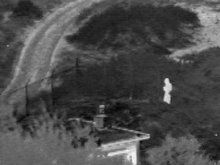
%> input picture analysis_metrics_in_paper/images/fused_nestfuse_1e2_avg_1.png, 220 x 165 px, shrunk from 360 x 270 before the run
$ octave main.m   (GNU Octave 9; MATLAB toolbox functions it lacks are replaced by stand-ins)
%> lines starting %> are read from the running program, lines starting %| are printed output that depends on the picture
### analysis_metrics_in_paper/analysis_metrics_7.m
%% seven metrics
function metrics = analysis_metrics_7(image_f,image_1,image_2)

[s1,s2] = size(image_1);
imgSeq = zeros(s1, s2, 2);
imgSeq(:, :, 1) = image_1;
imgSeq(:, :, 2) = image_2;

image1 = im2double(image_1);
image2 = im2double(image_2);
image_fused = im2double(image_f);

metrics.EN = entropy(image_fused);
metrics.SD = analysis_sd(image_fused);
metrics.MI = analysis_MI(image_1,image_2,image_f);
metrics.FMI_dct = analysis_fmi(image1,image2,image_fused,'dct');
metrics.FMI_w = analysis_fmi(image1,image2,image_fused,'wavelet');
metrics.SSIM = (ssim(image_fused,image1)+ssim(image_fused,image2))/2;
metrics.VIF = (vifvec(image1, image_fused)+vifvec(image2, image_fused))/2;


end

### analysis_metrics_in_paper/analysis_sd.m
%% SD is defined based on the statistical concept
function [sd] = analysis_sd(A)

[row,clom] = size(A);
% mean
u = sum(sum(A))/(row*clom);
sumSD = 0;
for i=1:row
    for j=1:clom
        sumSD = (A(i,j)-u)^2+sumSD;
    end
end
sd = sqrt(sumSD);
end

### analysis_metrics_in_paper/analysis_MI.m
function MI = analysis_MI(A,B,F)

% [5 lines of commented-out code are left out]

MI_A = MutualInformation(A,F);
MI_B = MutualInformation(B,F);

MI = MI_A + MI_B;

end

% by soleimani h.soleimani@ec.iut.ac.ir
%input---> im1 and im2... they should be in gray scale,[0 255], and have the same size
% [28 lines left out: function mutual_information_images, not called in this run]

% MutualInformation: returns mutual information (in bits) of the 'X' and 'Y'
% by Will Dwinnell
%
% I = MutualInformation(X,Y);
%
% I  = calculated mutual information (in bits)
% X  = variable(s) to be analyzed (column vector)
% Y  = variable to be analyzed (column vector)
%
% Note: Multiple variables may be handled jointly as columns in matrix 'X'.
% Note: Requires the 'Entropy' and 'JointEntropy' functions.
%
% Last modified: Nov-12-2006

function I = MutualInformation(X,Y)

if (size(X,2) > 1)  % More than one predictor?
    % Axiom of information theory
    I = JointEntropy(X) + entropy(Y) - JointEntropy([X Y]);
else
    % Axiom of information theory
    I = entropy(X) + entropy(Y) - JointEntropy([X Y]);
end


% God bless Claude Shannon.

% EOF
end


% JointEntropy: Returns joint entropy (in bits) of each column of 'X'
% by Will Dwinnell
%
% H = JointEntropy(X)
%
% H = calculated joint entropy (in bits)
% X = data to be analyzed
%
% Last modified: Aug-29-2006

function H = JointEntropy(X)

% Sort to get identical records together
X = sortrows(X);

% Find elemental differences from predecessors
DeltaRow = (X(2:end,:) ~= X(1:end-1,:));

% Summarize by record
Delta = [1; any(DeltaRow')'];

% Generate vector symbol indices
VectorX = cumsum(Delta);

% Calculate entropy the usual way on the vector symbols
H = entropy(VectorX);


% God bless Claude Shannon.

% EOF
end

### analysis_metrics_in_paper/analysis_fmi.m
function nfmi = analysis_fmi(ima, imb, imf, feature, w)

% FMI calculates the Feature Mutual Information (FMI), the non-reference
% performance metric for fusion algorithms, proposed in:
%
% M.B.A. Haghighat, A. Aghagolzadeh, H. Seyedarabi, "A Non-Reference Image
% Fusion Metric Based on Mutual Information of Image Features," Computers
% and Electrical Engineering, vol. 37, no. 5, pp. 744-756, Sept. 2011.
% http://dx.doi.org/10.1016/j.compeleceng.2011.07.012
%
%
% This code is the implementation of FAST-FMI, presented in:
%
% M. Haghighat, M.A. Razian, "Fast-FMI: non-reference image fusion metric,"
% 8th International Conference on Application of Information and
% Communication Technologies (AICT), pp. 1-3, 2014.
%
%
% Inputs:
% 		ima 	: 	First source image
% 		imb 	: 	Second source image
% 		imf 	: 	Fused image
% 		feature : 	Feature extraction method: gradient, edge, dct, wavelet, none (raw pixels) (default: image with no feature extraction)
% 		w       : 	Sliding window size w by w (default: 3)
%
% Output:
% 		nfmi 	: 	Normalized Feature Mutual Information
%
%
% Sample use:
% nfmi = fmi(ima,imb,imf,'none',3);
% % Or simply:
% nfmi = fmi(ima,imb,imf);
%
%
% (C)	Mohammad Haghighat, University of Miami
%       haghighat@ieee.org
%       IF YOU USE THIS CODE IN YOUR WORK, PLEASE CITE THE ABOVE PAPERS.


if nargin < 3               % Check correct number of arguments
    error('There should be three input images (2 source images and 1 fused image)!');
end

if size(ima) ~= size(imb)	% Check if the source images are of the same size
    error('Size of the source images must be the same!');
end

if size(ima) ~= size(imf)	% Check if the source images are of the same size
    error('Size of the source and fused images must be the same!');
end

if ~exist('feature', 'var')
    feature = 'edge';       % Default feature extraction
end

if ~exist('w', 'var')
    w = 3;                  % Default window size
end

ima = double(ima);
imb = double(imb);
imf = double(imf);


% Feature Extraction

switch feature

	case 'none'         % Raw pixels (no feature extraction)
        aFeature = ima;
        bFeature = imb;
        fFeature = imf;

    case 'gradient'     % Gradient
        aFeature = gradient(ima);
        bFeature = gradient(imb);
        fFeature = gradient(imf);

    case 'edge'         % Edge
        aFeature = edge(ima);
        bFeature = edge(imb);
        fFeature = edge(imf);

    case 'dct'          % DCT
        aFeature = dct2(ima);
        bFeature = dct2(imb);
        fFeature = dct2(imf);

    case 'wavelet'      % Discrete Meyer wavelet
        [cA,cH,cV,cD] = dwt2(ima,'dmey');
        aFeature = rerange([cA,cH;cV,cD]);
        [cA,cH,cV,cD] = dwt2(imb,'dmey');
        bFeature = rerange([cA,cH;cV,cD]);
        [cA,cH,cV,cD] = dwt2(imf,'dmey');
        fFeature = rerange([cA,cH;cV,cD]);

    otherwise
        error('Please specify a feature extraction method among ''gradient'', ''edge'', ''dct'', ''wavelet'', or ''none'' (raw pixels)!');

end


% Sliding window

[m,n] = size(aFeature);
w = floor(w/2);
fmi_map = ones(m-2*w, n-2*w);

for p = w+1:m-w
    for q = w+1:n-w

        aSub = aFeature(p-w:p+w, q-w:q+w);
        bSub = bFeature(p-w:p+w, q-w:q+w);
        fSub = fFeature(p-w:p+w, q-w:q+w);

        l = round((2*w+1).^2);

        if aSub == fSub
            fmi_af = 1;
        else
            aMax = max(aSub(:));
            aMin = min(aSub(:));
            if aMax == aMin
                aSub = ones(2*w+1);
            else
                aSub = (aSub - aMin)/(aMax - aMin);
            end

            fMax = max(fSub(:));
            fMin = min(fSub(:));
            if fMax == fMin
                fSub = ones(2*w+1);
            else
                fSub = (fSub - fMin)/(fMax - fMin);
            end

            % Normalize the feature images to get the marginal PDFs
            aPdf = aSub(:)./(sum(sum(aSub)));
            fPdf = fSub(:)./(sum(sum(fSub)));

            % PDF to CDF tranformation
            aCdf = zeros(size(aPdf));
            fCdf = zeros(size(fPdf));
            aCdf(1) = aPdf(1);
            fCdf(1) = fPdf(1);
            for i = 2:l
                aCdf(i) = aPdf(i)+aCdf(i-1);
                fCdf(i) = fPdf(i)+fCdf(i-1);
            end

            % Pearson correlation between marginal PDFs
            aTemp = aPdf - mean(aPdf);
            fTemp = fPdf - mean(fPdf);
            if sum(aTemp.*fTemp) == 0
                c = 0;
            else
                c = sum(aTemp.*fTemp)/sqrt(sum(aTemp.*aTemp)*sum(fTemp.*fTemp));
            end

            % Population standard deviations
            e_aPdf = 0; e2_aPdf = 0; e_fPdf = 0; e2_fPdf = 0;
            for i = 1:l
                e_aPdf  = e_aPdf  + i.*aPdf(i);         % Expected value of aPdf
                e2_aPdf = e2_aPdf + (i.^2).*aPdf(i);    % 2nd-order moment of aPdf
                e_fPdf  = e_fPdf  + i.*fPdf(i);         % Expected value of fPdf
                e2_fPdf = e2_fPdf + (i.^2).*fPdf(i);	% 2nd-order moment of fPdf
            end
            aSd = sqrt(e2_aPdf - e_aPdf.^2);	% Population standard deviation of aPdf
            fSd = sqrt(e2_fPdf - e_fPdf.^2);	% Population standard deviation of fPdf


            jointEntropy = 0;
            % Joint PDF calculation using simplified Nelsen method with joint entropy calculation
            if c >= 0

                if c == 0 || aSd == 0 || fSd == 0
                    phi = 0;
                else
                    covUp = 0;
                    for i = 1:l
                        for j = 1:l
                            % Frechet's upper bound bivariate distributions between f & a
                            covUp = covUp + 0.5*(fCdf(i)+aCdf(j)-abs(fCdf(i)-aCdf(j))) - fCdf(i).*aCdf(j);
                        end
                    end
                    corrUp = covUp/(fSd*aSd); % Upper correlation between f & a
                    phi = c/corrUp;
                end

                jpdfUp = 0.5*(fCdf(1)+aCdf(1)-abs(fCdf(1)-aCdf(1)));
                jpdf = phi.*jpdfUp + (1-phi).*fPdf(1).*aPdf(1);
                if jpdf~=0
                    jointEntropy = real(-jpdf.*log2(jpdf)); % Joint entropy
                end

                % 1-D boundaries
                for i=2:l
                    jpdfUp = 0.5*(fCdf(i)+aCdf(1)-abs(fCdf(i)-aCdf(1))) - ...
                        0.5*(fCdf(i-1)+aCdf(1)-abs(fCdf(i-1)-aCdf(1)));
                    jpdf = phi.*jpdfUp + (1-phi).*fPdf(i).*aPdf(1);
                    if jpdf~=0
                        jointEntropy = jointEntropy + real(-jpdf.*log2(jpdf)); % Joint entropy
                    end
                end
                for j=2:l
                    jpdfUp = 0.5*(fCdf(1)+aCdf(j)-abs(fCdf(1)-aCdf(j))) - ...
                        0.5*(fCdf(1)+aCdf(j-1)-abs(fCdf(1)-aCdf(j-1)));
                    jpdf = phi.*jpdfUp + (1-phi).*fPdf(1).*aPdf(j);
                    if jpdf~=0
                        jointEntropy = jointEntropy + real(-jpdf.*log2(jpdf)); % Joint entropy
                    end
                end
                % 2-D walls
                for i=2:l
                    for j=2:l
                        jpdfUp = 0.5*(fCdf(i)+aCdf(j)-abs(fCdf(i)-aCdf(j))) - ...
                            0.5*(fCdf(i-1)+aCdf(j)-abs(fCdf(i-1)-aCdf(j))) - ...
                            0.5*(fCdf(i)+aCdf(j-1)-abs(fCdf(i)-aCdf(j-1))) + ...
                            0.5*(fCdf(i-1)+aCdf(j-1)-abs(fCdf(i-1)-aCdf(j-1)));
                        jpdf = phi.*jpdfUp + (1-phi).*fPdf(i).*aPdf(j);
                        if jpdf~=0
                            jointEntropy = jointEntropy + real(-jpdf.*log2(jpdf)); % Joint entropy
                        end
                    end
                end

            end

            if c < 0

                if aSd == 0 || fSd == 0
                    theta = 0;
                else
                    covLo = 0;
                    for i = 1:l
                        for j = 1:l
                            % Frechet's lower bound bivariate distributions between f & a
                            covLo = covLo + 0.5*(fCdf(i)+aCdf(j)-1+abs(fCdf(i)+aCdf(j)-1)) - fCdf(i).*aCdf(j);
                        end
                    end
                    corrLo = covLo/(fSd*aSd); % Lower correlation between f & a
                    theta = c/corrLo;
                end

                jpdfLo = 0.5*(fCdf(1)+aCdf(1)-1+abs(fCdf(1)+aCdf(1)-1));
                jpdf = theta.*jpdfLo + (1-theta).*fPdf(1).*aPdf(1);
                if jpdf~=0
                    jointEntropy = real(-jpdf.*log2(jpdf)); % Joint entropy
                end

                % 1-D boundaries
                for i=2:l
                    jpdfLo = 0.5*(fCdf(i)+aCdf(1)-1+abs(fCdf(i)+aCdf(1)-1)) - ...
                        0.5*(fCdf(i-1)+aCdf(1)-1+abs(fCdf(i-1)+aCdf(1)-1));
                    jpdf = theta.*jpdfLo + (1-theta).*fPdf(i).*aPdf(1);
                    if jpdf~=0
                        jointEntropy = jointEntropy + real(-jpdf.*log2(jpdf)); % Joint entropy
                    end
                end
                for j=2:l
                    jpdfLo = 0.5*(fCdf(1)+aCdf(j)-1+abs(fCdf(1)+aCdf(j)-1)) - ...
                        0.5*(fCdf(1)+aCdf(j-1)-1+abs(fCdf(1)+aCdf(j-1)-1));
                    jpdf = theta.*jpdfLo + (1-theta).*fPdf(1).*aPdf(j);
                    if jpdf~=0
                        jointEntropy = jointEntropy + real(-jpdf.*log2(jpdf)); % Joint entropy
                    end
                end
                % 2-D walls
                for i=2:l
                    for j=2:l
                        jpdfLo = 0.5*(fCdf(i)+aCdf(j)-1+abs(fCdf(i)+aCdf(j)-1)) - ...
                            0.5*(fCdf(i-1)+aCdf(j)-1+abs(fCdf(i-1)+aCdf(j)-1)) - ...
                            0.5*(fCdf(i)+aCdf(j-1)-1+abs(fCdf(i)+aCdf(j-1)-1)) + ...
                            0.5*(fCdf(i-1)+aCdf(j-1)-1+abs(fCdf(i-1)+aCdf(j-1)-1));
                        jpdf = theta.*jpdfLo + (1-theta).*fPdf(i).*aPdf(j);
                        if jpdf~=0
                            jointEntropy = jointEntropy + real(-jpdf.*log2(jpdf)); % Joint entropy
                        end
                    end
                end

            end

            % Marginal entropies
            index = find(aPdf~=0);
            aEntropy = sum(-aPdf(index).*log2(aPdf(index)));
            index = find(fPdf~=0);
            fEntropy = sum(-fPdf(index).*log2(fPdf(index)));

            % Mutual information between a & f
            mi = aEntropy + fEntropy - jointEntropy;

            % Overall normalized mutual information
            if mi == 0
                fmi_af = 0;
            else
                fmi_af = 2.*mi./(aEntropy+fEntropy);
            end

        end

        if bSub == fSub
            fmi_bf = 1;
        else
            bMax = max(bSub(:));
            bMin = min(bSub(:));
            if bMax == bMin
                bSub = ones(2*w+1);
            else
                bSub = (bSub - bMin)/(bMax - bMin);
            end

            fMax = max(fSub(:));
            fMin = min(fSub(:));
            if fMax == fMin
                fSub = ones(2*w+1);
            else
                fSub = (fSub - fMin)/(fMax - fMin);
            end

            % PDF of the gradients of the images
            bPdf = bSub(:)./(sum(sum(bSub)));
            fPdf = fSub(:)./(sum(sum(fSub)));

            l = length(bPdf);

            % PDF to CDF tranformation
            bCdf = zeros(size(bPdf));
            fCdf = zeros(size(fPdf));
            bCdf(1) = bPdf(1);
            fCdf(1) = fPdf(1);
            for i=2:l
                bCdf(i) = bPdf(i)+bCdf(i-1);
                fCdf(i) = fPdf(i)+fCdf(i-1);
            end

            % Pearson correlation between marginal PDFs
            bTemp = bPdf - mean(bPdf);
            fTemp = fPdf - mean(fPdf);
            if sum(bTemp.*fTemp) == 0
                c = 0;
            else
                c = sum(bTemp.*fTemp)/sqrt(sum(bTemp.*bTemp)*sum(fTemp.*fTemp));
            end

            % Population standard deviations
            e_bPdf = 0; e2_bPdf = 0; e_fPdf = 0; e2_fPdf = 0;
            for i = 1:l
                e_bPdf  = e_bPdf  + i.*bPdf(i);         % Expected value of the aPdf
                e2_bPdf = e2_bPdf + (i.^2).*bPdf(i);	% 2nd-order moment of the aPdf
                e_fPdf  = e_fPdf  + i.*fPdf(i);         % Expected value of the bPdf
                e2_fPdf = e2_fPdf + (i.^2).*fPdf(i);	% 2nd-order moment of the bPdf
            end
            bSd = sqrt(e2_bPdf - e_bPdf.^2);	% Population standard deviation of the intensity
            fSd = sqrt(e2_fPdf - e_fPdf.^2);	% Population standard deviation of the intensity


            jointEntropy = 0;
            % JPDF calculation using simplified Nelsen method with joint entropy calculation
            if c >= 0

                if c == 0 || bSd == 0 || fSd == 0
                    phi = 0;
                else
                    covUp = 0;
                    for i = 1:l
                        for j = 1:l
                            % Frechet's upper bound bivariate distributions between f & b
                            covUp = covUp + 0.5*(fCdf(i)+bCdf(j)-abs(fCdf(i)-bCdf(j))) - fCdf(i).*bCdf(j);
                        end
                    end
                    corrUp = covUp/(fSd*bSd); % Upper correlation between f & b
                    phi = c/corrUp;
                end

                jpdfUp = 0.5*(fCdf(1)+bCdf(1)-abs(fCdf(1)-bCdf(1)));
                jpdf = phi.*jpdfUp + (1-phi).*fPdf(1).*bPdf(1);
                if jpdf~=0
                    jointEntropy = real(-jpdf.*log2(jpdf)); % Joint entropy
                end

                % 1-D boundaries
                for i=2:l
                    jpdfUp = 0.5*(fCdf(i)+bCdf(1)-abs(fCdf(i)-bCdf(1))) - ...
                        0.5*(fCdf(i-1)+bCdf(1)-abs(fCdf(i-1)-bCdf(1)));
                    jpdf = phi.*jpdfUp + (1-phi).*fPdf(i).*bPdf(1);
                    if jpdf~=0
                        jointEntropy = jointEntropy + real(-jpdf.*log2(jpdf)); % Joint entropy
                    end
                end
                for j=2:l
                    jpdfUp = 0.5*(fCdf(1)+bCdf(j)-abs(fCdf(1)-bCdf(j))) - ...
                        0.5*(fCdf(1)+bCdf(j-1)-abs(fCdf(1)-bCdf(j-1)));
                    jpdf = phi.*jpdfUp + (1-phi).*fPdf(1).*bPdf(j);
                    if jpdf~=0
                        jointEntropy = jointEntropy + real(-jpdf.*log2(jpdf)); % Joint entropy
                    end
                end
                % 2-D walls
                for i=2:l
                    for j=2:l
                        jpdfUp = 0.5*(fCdf(i)+bCdf(j)-abs(fCdf(i)-bCdf(j))) - ...
                            0.5*(fCdf(i-1)+bCdf(j)-abs(fCdf(i-1)-bCdf(j))) - ...
                            0.5*(fCdf(i)+bCdf(j-1)-abs(fCdf(i)-bCdf(j-1))) + ...
                            0.5*(fCdf(i-1)+bCdf(j-1)-abs(fCdf(i-1)-bCdf(j-1)));
                        jpdf = phi.*jpdfUp + (1-phi).*fPdf(i).*bPdf(j);
                        if jpdf~=0
                            jointEntropy = jointEntropy + real(-jpdf.*log2(jpdf)); % Joint entropy
                        end
                    end
                end

            end

            if c < 0

                if bSd == 0 || fSd == 0
                    theta = 0;
                else
                    covLo = 0;
                    for i = 1:l
                        for j = 1:l
                            % Frechet's lower bound bivariate distributions between f & b
                            covLo = covLo + 0.5*(fCdf(i)+bCdf(j)-1+abs(fCdf(i)+bCdf(j)-1)) - fCdf(i).*bCdf(j);
                        end
                    end
                    corrLo = covLo/(fSd*bSd); % Lower correlation between f & b
                    theta = c/corrLo;
                end

                jpdfLo = 0.5*(fCdf(1)+bCdf(1)-1+abs(fCdf(1)+bCdf(1)-1));
                jpdf = theta.*jpdfLo + (1-theta).*fPdf(1).*bPdf(1);
                if jpdf~=0
                    jointEntropy = real(-jpdf.*log2(jpdf)); % Joint entropy
                end

                % 1-D boundaries
                for i=2:l
                    jpdfLo = 0.5*(fCdf(i)+bCdf(1)-1+abs(fCdf(i)+bCdf(1)-1)) - ...
                        0.5*(fCdf(i-1)+bCdf(1)-1+abs(fCdf(i-1)+bCdf(1)-1));
                    jpdf = theta.*jpdfLo + (1-theta).*fPdf(i).*bPdf(1);
                    if jpdf~=0
                        jointEntropy = jointEntropy + real(-jpdf.*log2(jpdf)); % Joint entropy
                    end
                end
                for j=2:l
                    jpdfLo = 0.5*(fCdf(1)+bCdf(j)-1+abs(fCdf(1)+bCdf(j)-1)) - ...
                        0.5*(fCdf(1)+bCdf(j-1)-1+abs(fCdf(1)+bCdf(j-1)-1));
                    jpdf = theta.*jpdfLo + (1-theta).*fPdf(1).*bPdf(j);
                    if jpdf~=0
                        jointEntropy = jointEntropy + real(-jpdf.*log2(jpdf)); % Joint entropy
                    end
                end
                % 2-D walls
                for i=2:l
                    for j=2:l
                        jpdfLo = 0.5*(fCdf(i)+bCdf(j)-1+abs(fCdf(i)+bCdf(j)-1)) - ...
                            0.5*(fCdf(i-1)+bCdf(j)-1+abs(fCdf(i-1)+bCdf(j)-1)) - ...
                            0.5*(fCdf(i)+bCdf(j-1)-1+abs(fCdf(i)+bCdf(j-1)-1)) + ...
                            0.5*(fCdf(i-1)+bCdf(j-1)-1+abs(fCdf(i-1)+bCdf(j-1)-1));
                        jpdf = theta.*jpdfLo + (1-theta).*fPdf(i).*bPdf(j);
                        if jpdf~=0
                            jointEntropy = jointEntropy + real(-jpdf.*log2(jpdf)); % Joint entropy
                        end
                    end
                end

            end


            % Marginal entropies
            index = find(bPdf~=0);
            bEntropy = sum(-bPdf(index).*log2(bPdf(index)));
            index = find(fPdf~=0);
            fEntropy = sum(-fPdf(index).*log2(fPdf(index)));

            % Mutual information between b & f
            mi = bEntropy + fEntropy - jointEntropy;

            % Overall normalized mutual information
            if mi == 0
                fmi_bf = 0;
            else
                fmi_bf = 2.*mi./(bEntropy+fEntropy);
            end

        end

        fmi_map(p-w,q-w) = (fmi_af + fmi_bf)./2;

    end
end

nfmi = mean2(fmi_map);


%%%%%%%%%%%%%%%%%%%%%%%%%%%%%%%%%%%%%%%%%%%%%%%%%%%%%%%%%%%%%%%%%%%%%%%%%%%

% [16 lines left out: function rerange, not called in this run]

### analysis_metrics_in_paper/main.m
% analysis the fused image
clear all;
clc;
addpath('./vif');
disp('----------analysis_main_infrared_average------------');

% please replace the image paths
fileName_source1 = './images/IR1.png';
fileName_source2 = './images/VIS1.png';
fileName_fused = './images/fused_nestfuse_1e2_avg_1.png';

% 融合结果
fusedImage = imread(fileName_fused);
%> fusedImage is the input picture: size 165x220 uint8; min 2, max 249, mean 75.1
% 输入图
sourceImage1 = imread(fileName_source1);
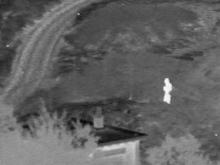
%> input picture analysis_metrics_in_paper/images/IR1.png, 220 x 165 px, shrunk from 360 x 270 before the run
%> sourceImage1 is the input picture: size 165x220 uint8; min 2, max 249, mean 97.8
sourceImage2 = imread(fileName_source2);
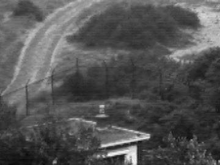
%> input picture analysis_metrics_in_paper/images/VIS1.png, 220 x 165 px, shrunk from 360 x 270 before the run
%> sourceImage2 is the input picture: size 165x220 uint8; min 10, max 248, mean 84.4
tic;
metrics = analysis_metrics_7(fusedImage,sourceImage1,sourceImage2);
%> in analysis_metrics_7, `metrics.EN = entropy(image_fused);`: metrics.EN = 6.92
%> in analysis_sd, `u = sum(sum(A))/(row*clom);`: u = 0.295
%> after the loop in analysis_sd, `for i=1:row`: sumSD = 703.5
%> in analysis_sd, `sd = sqrt(sumSD);`: sd = 26.52
%> in JointEntropy, `Delta = [1; any(DeltaRow')'];`: Delta = 165 values from 1 to 1
%> in JointEntropy, `VectorX = cumsum(Delta);`: VectorX = 165 values from 1 to 165
%> in JointEntropy, `H = entropy(VectorX);`: H = 0
%> in MutualInformation, `I = JointEntropy(X) + entropy(Y) - JointEntropy([X Y]);`: I = 6.92
%> in analysis_MI, `MI = MI_A + MI_B;`: MI = 13.85
%> in analysis_fmi, `aFeature = dct2(ima);`:
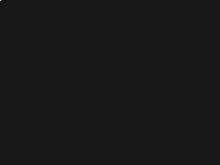
%> aFeature: size 165x220 double; min -7.67, max 73.07, mean 0; drawn with min black and max white
%> (the run ends here)
